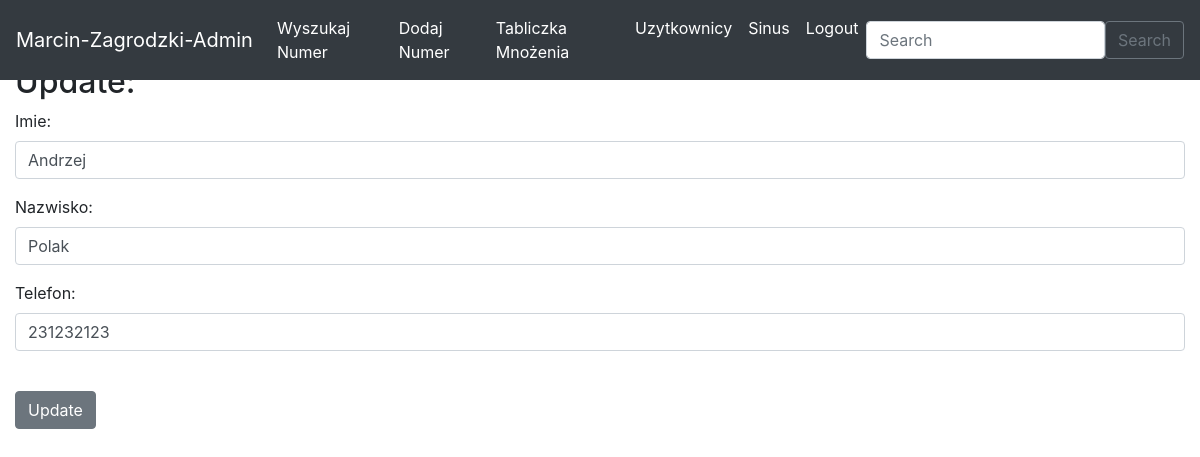
Page /update_ksiazka/5 (signed in) on the committed database.
### main/models.py (models this page shows, shortened)
class Ksiazka(models.Model):
    imie = models.CharField(max_length=30, unique=False)
    nazwisko = models.TextField(max_length=30, blank=True, null=True)
    telefon = models.CharField(null=False, blank=False, unique=True, max_length=9)
    data_dodania = models.DateTimeField(auto_now_add=True, blank=True, null=True)
    updated = models.DateTimeField(auto_now=True, blank=True, null=True)

### main/views.py (the view)
# urls.py: path("update_ksiazka/<ksiazka_id>", views.update_ksiazka, name="update_ksiazka"),
def update_ksiazka(request, ksiazka_id):
    ksiazka = Ksiazka.objects.get(pk=ksiazka_id)
    form = AddKsiazka(request.POST or None, instance=ksiazka)
    if form.is_valid():
        update_logiczne = form.save(commit=False)
        update_logiczne.save()
        return redirect("browse")
    context = {
        'ksiazka': ksiazka,
        'form': form,
    }
    return render(request, "main/update_ksiazka.html", context)

### main/forms.py
class AddKsiazka(ModelForm):
    class Meta:
        model = Ksiazka
        fields = ('imie', 'nazwisko', 'telefon',)
        labels = {
        }
        widgets = {
            'imie': forms.TextInput(attrs={'class':'form-control'}),
            'nazwisko': forms.TextInput(attrs={'class':'form-control'}),
            'telefon': forms.TextInput(attrs={'class':'form-control'}),
        }

### main/templates/main/update_ksiazka.html (shortened to what this page needs)
{% extends 'main/base.html' %}
{% block content %}
<br><br>
<div>
<h2> Update:</h2>
<form action="" method="POST">
    {{ form.as_p }}
    <br>
    <input type="submit" value="Update" class="btn btn-secondary">
</form>
</div>
{% endblock %}

### main/templates/main/base.html (shortened to what this page needs)
<!DOCTYPE html>
<html>
<head>
    <link rel="stylesheet" href="https://cdn.jsdelivr.net/npm/bootstrap@4.3.1/dist/css/bootstrap.min.css">
</head>
<body style="margin: 15px">
<div>
<nav class="navbar navbar-expand-md navbar-dark bg-dark fixed-top">
    <a class="navbar-brand" href="#">{{ user.username }}</a>
    <div class="collapse navbar-collapse" id="navbarsExampleDefault">
        <ul class="navbar-nav mr-auto">
            <li class="nav-item active">
                <a class="nav-link" href="../browse">Wyszukaj Numer</a>
            </li>
            <li class="nav-item active">
                <a class="nav-link" href="../addtopic">Dodaj Numer</a>
            </li>
            <li class="nav-item active">
                <a class="nav-link" href="../tabliczka">Tabliczka Mnożenia</a>
            </li>
            <li class="nav-item active">
                <a class="nav-link" href="../ranking">Uzytkownicy</a>
            </li>
            <li class="nav-item active">
                <a class="nav-link" href="../wykresy">Sinus</a>
            </li>
            <li class="nav-item active" >
                <a class="nav-link" href="../logout">Logout</a>
            </li>
        </ul>
        <form class ="d-flex" method="POST" action="{% url 'search' %}">
            <input class="form-control me-2" type="search" placeholder="Search" aria-label="Search" name="searched"><button class="btn btn-outline-secondary" type="submit">Search</button>
        </form>
    </div>
</nav>
</div>
{% if user.is_authenticated %}
    {% block content %}
    {% endblock %}
{% else %}
    <br><br>
    <p>You Need to <a href="/login">Login</a></p>
{% endif %}
</body>
</html>
</html>

### rows in the picture
Ksiazka: imie "Andrzej", nazwisko "Polak", telefon "231232123"

### other values in the picture
{{ user.username }} "Marcin-Zagrodzki-Admin"
